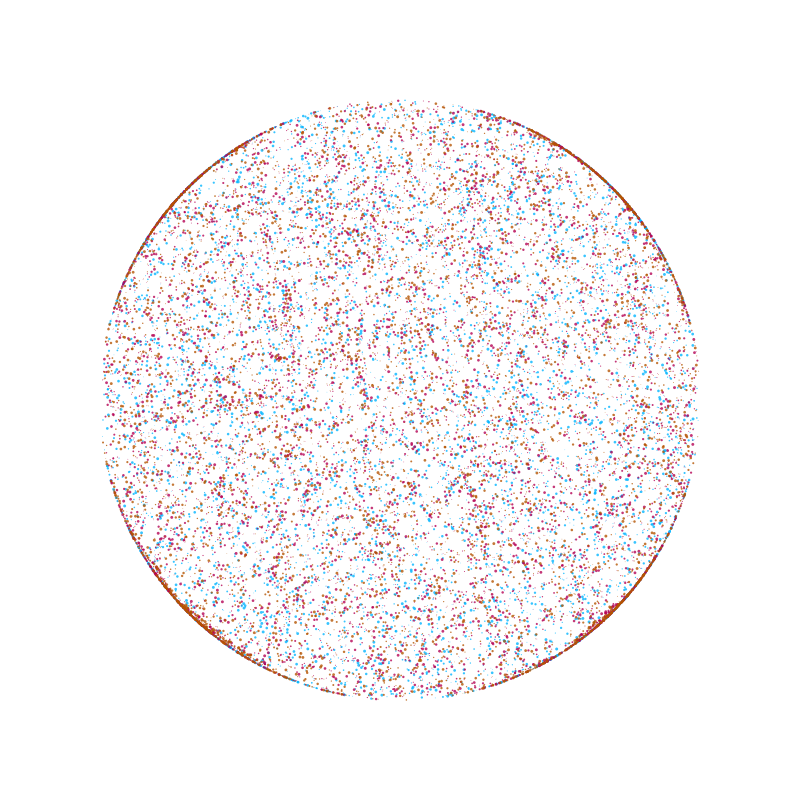
Frame 1 (no input)
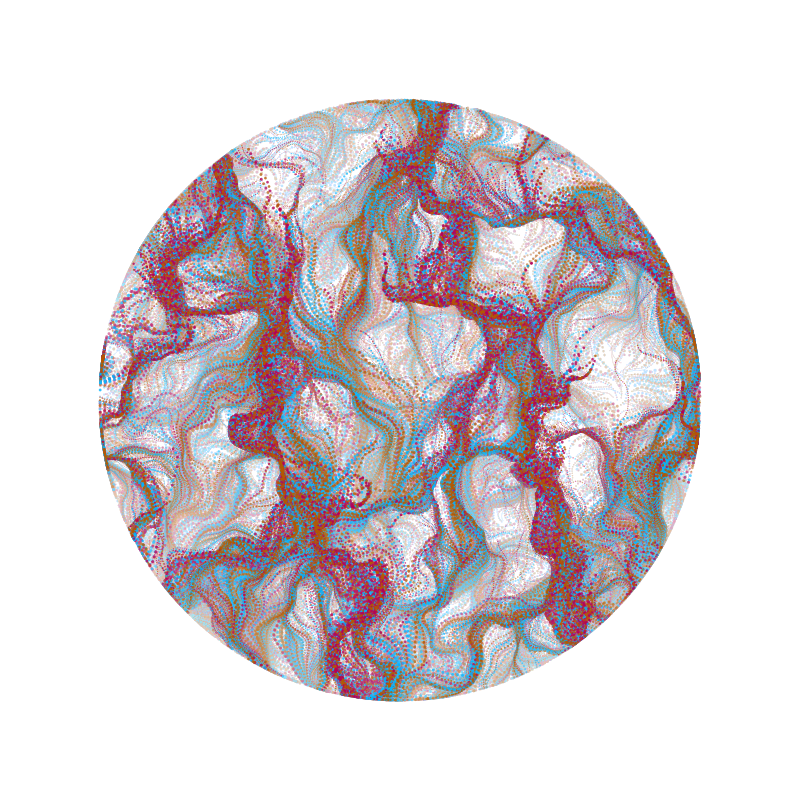
Frame 60 (the mouse pressed at the canvas centre just before this capture)
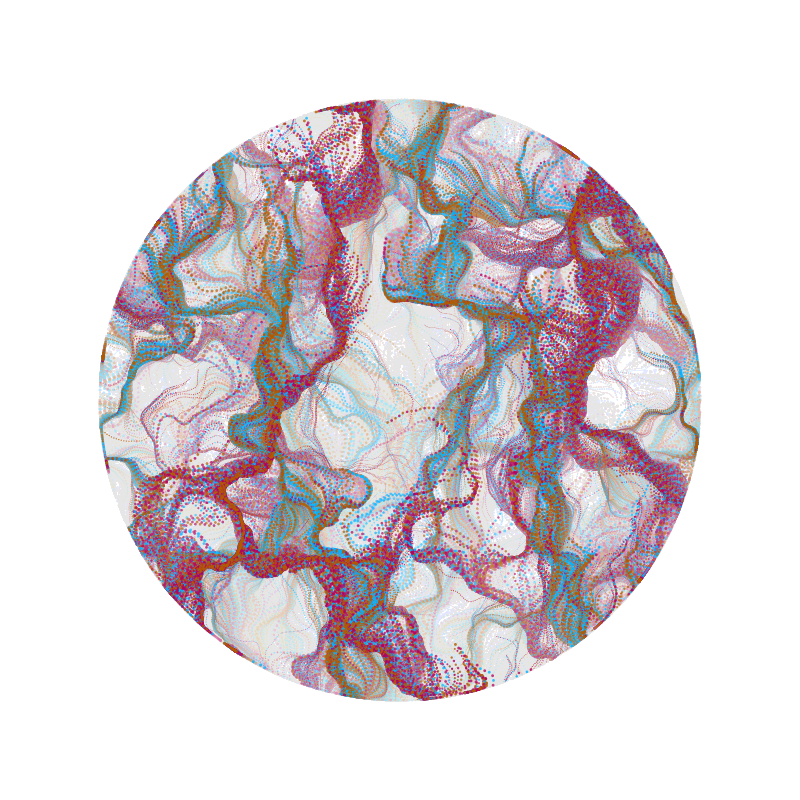
Frame 120 (the mouse held since frame 60 and released just before this capture)

The Processing sketch that drew these frames (run headless with seeded random() and noise(); from frame 60 on, the mouse is pressed at the canvas centre):

// Processing sketch: GenerativeDesignEllipse
// ── GenerativeDesignEllipse.pde


Agent[] agents = new Agent[20000];
int agentsCount = 15000;
float noiseScale = 50;
float nosieStrength = 10;
float noiseZRange = 0.4;
float overlayAlpha = 5;
float agentsAlpha = 200;
float strokeWidth = 0.3;
int drawMode = 1;


boolean showGUI = false;


float xoff = random(10000);
float yoff = random(10000);
void setup(){
  size(800,800);
  //fullScreen(2);
  background(255);
  smooth();
  
  for(int i = 0;i < agents.length;i++){
    agents[i] = new Agent();
  }
    
   
}

void draw(){
  fill(255, overlayAlpha);
  noStroke();
  rect(0,0,width,height);
 
  
  float c1 = map(noise(xoff),0,1,100,255);
  float c2 = map(noise(yoff),0,1,0,255);
  
  float r = random(1);
  
  if(r < 1){
    drawMode = 1;
  }else{
    drawMode = 2;
  }
  
  if (drawMode == 1) {
    for(int i=0; i<agentsCount-8000; i++){
        noStroke();
        fill(0,c1,255,agentsAlpha);
        agents[i].update1();
    }
    for(int j = 4001;j < agentsCount-4000;j++){
        noStroke();
        fill(c1,0,c2,agentsAlpha);
        agents[j].update1();
    }
    for(int l = 8001;l < agentsCount;l++){
        noStroke();
        fill(c1,c2,0,agentsAlpha);
        agents[l].update1();
    }
   
  } 
  
  else {
   for(int i=0; i<agentsCount-8000; i++){
        noStroke();
        fill(0,c1,c2,agentsAlpha);
        agents[i].update2();
    }
    for(int j = 4001;j < agentsCount-4000;j++){
        noStroke();
        fill(c1,0,c2,agentsAlpha);
        agents[j].update2();
    }
    for(int l = 8001;l < agentsCount;l++){
        noStroke();
        fill(c1,c2,0,agentsAlpha);
        agents[l].update2();
    }
  }
  
  xoff += 0.001;
  yoff += 0.001;

  
}

// ── Agent.pde
class Agent{
  
  PVector p;
  
  float noiseZ,noiseZVelocity = 0.01;
  
  float stepSize,angle;
  
  float centerX = width/2;
  float centerY = height/2;
  float radius = 300;
  
  
  
  Agent(){
    
    p = new PVector(centerX+random(-radius,radius),
                 centerY+random(-radius,radius));
    
   
    stepSize = random(1,5);
    setNoiseZRange(0.4);
  }
  
  void update1(){
    
    angle = noise(p.x/noiseScale,p.y/noiseScale,
                  noiseZ)*nosieStrength;
                  
    p.x += cos(angle)*stepSize;
    p.y += sin(angle)*stepSize;
    
   if(PVector.dist(p,new PVector(centerX,centerY))
       > radius){
     PVector direction = PVector.sub(p,
     new PVector(centerX,centerY)).normalize();
     
     p.x = centerX - direction.x * radius;
     p.y = centerY - direction.y * radius;
       }
    
   
    ellipse(p.x,p.y,strokeWidth*stepSize*2,
            strokeWidth*stepSize*2);
    
   
    noiseZ += noiseZVelocity;
    
   
  }
  
  void update2(){
    angle = noise(p.x/noiseScale,p.y/noiseScale,
                  noiseZ) * 24;
    angle = (angle - int(angle)) * nosieStrength;
    
    p.x += cos(angle) * stepSize;
    p.y += sin(angle) * stepSize;
    
if (PVector.dist(p, new PVector(centerX, centerY))
    > radius) {
      // 境界を超えた場合、反対側に移動
      PVector direction = PVector.sub(p, 
      new PVector(centerX, centerY)).normalize();
      p.x = centerX - direction.x * radius;
      p.y = centerY - direction.y * radius;
    }
    
    ellipse(p.x,p.y,strokeWidth*stepSize*2,
            strokeWidth*stepSize*2);
    
    
    noiseZ += noiseZVelocity;
  }
  
  void setNoiseZRange(float theNoiseZRange){
    noiseZ = random(theNoiseZRange);
  }
}
